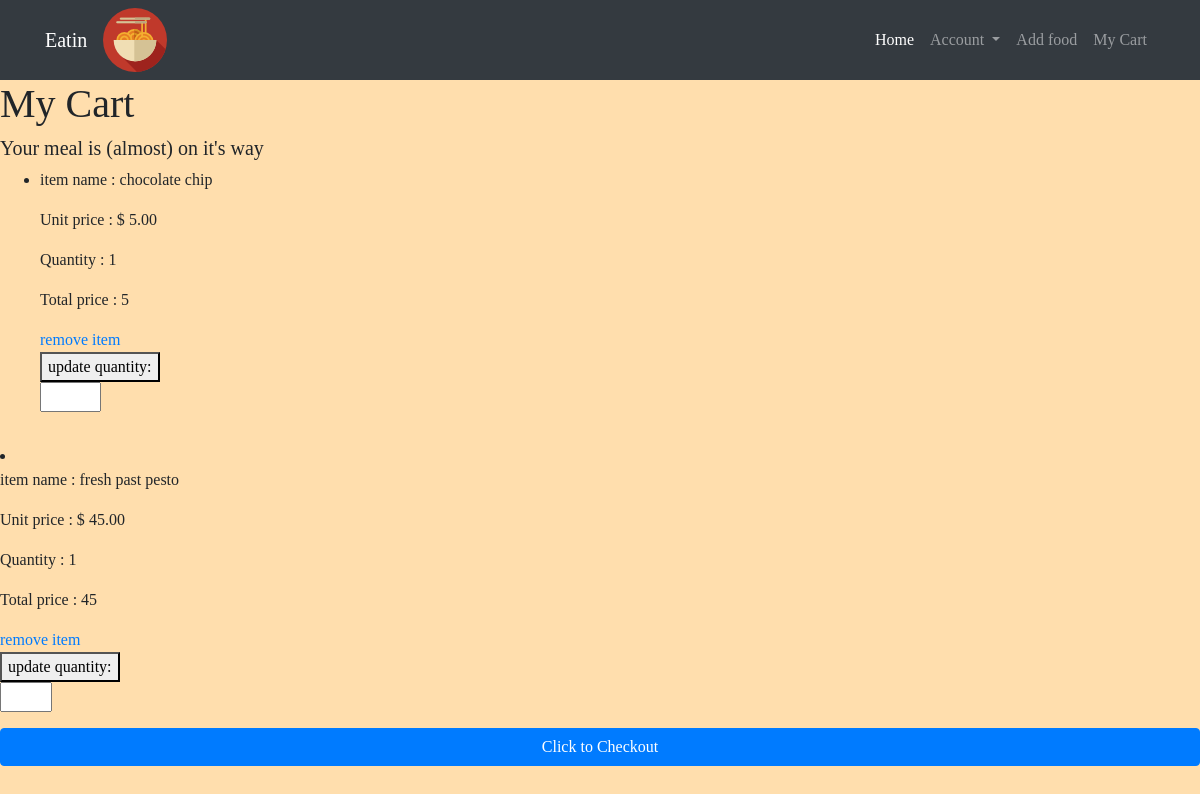
Page /cart/ (signed in) on the earlier database version.
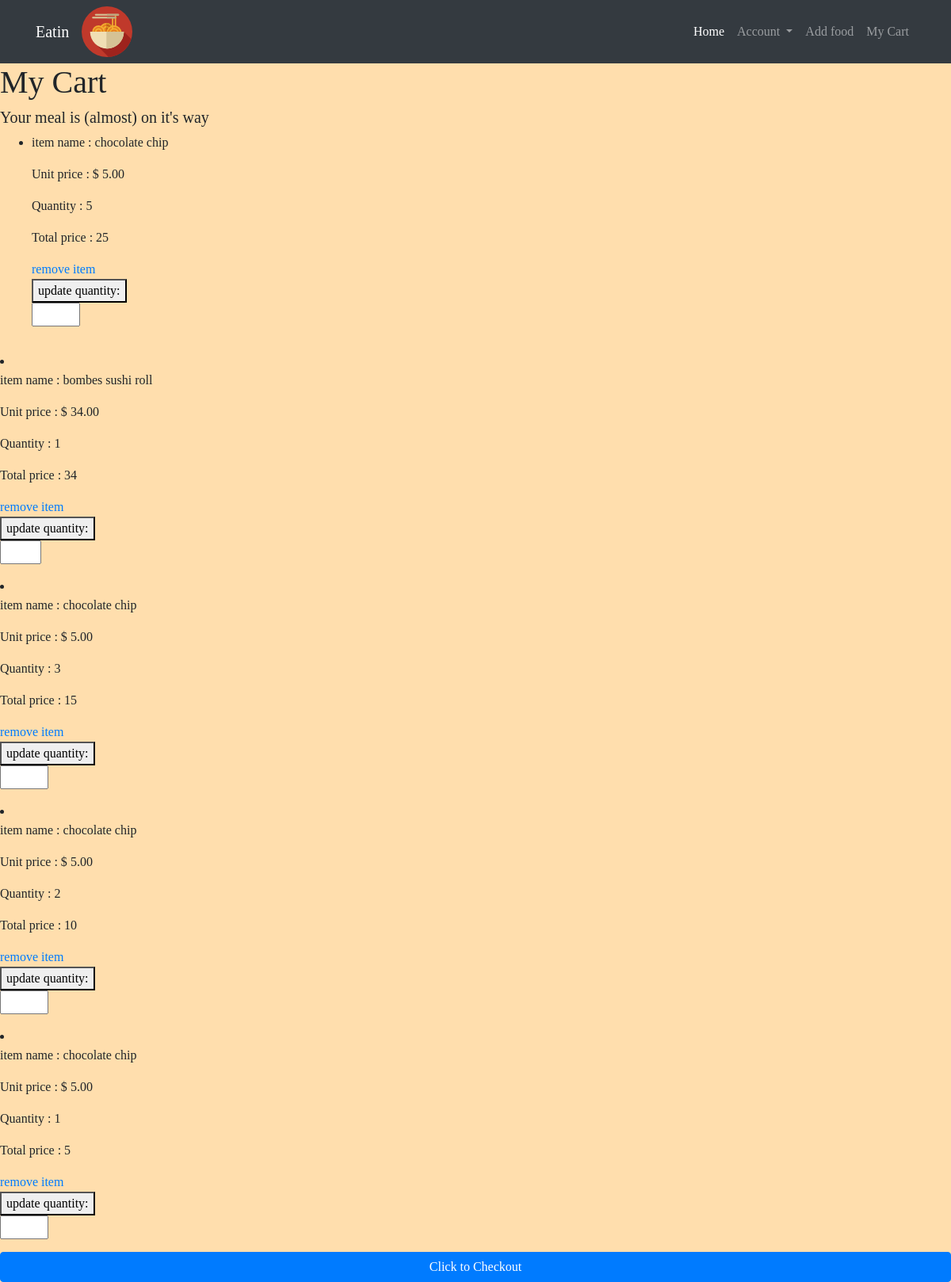
Same page on the later database version.
### myCart/models.py (models this page shows)
class Cart(models.Model):
    order = models.ForeignKey(Order,on_delete = models.SET_NULL,null=True,default=None)
    user = models.ForeignKey(User,
    on_delete = models.CASCADE
    )
    food = models.ForeignKey(Food,
    on_delete = models.CASCADE
    )
    added_time = models.DateTimeField(auto_now_add=True)
    quantity = models.IntegerField(blank=False,null=False)

### cook/models.py (models this page shows)
class Food(models.Model):
    user = models.ForeignKey(User,
    on_delete = models.CASCADE
    )
    title = models.CharField(max_length=20,null=True)
    description = models.CharField(max_length=100)
    price = models.DecimalField(max_digits=4, decimal_places=2,blank=False,null=False)
    created_at = models.DateTimeField(auto_now_add=True)
    updated_at = models.DateTimeField(auto_now=True)
    quantity = models.IntegerField(blank=False,null=False)
    image = models.ImageField(upload_to = 'images/',default=None,blank=True)
    category = models.CharField(
        max_length=10,
        default='OTHER',
        null=False,
        choices=  [
            ('ITALIAN', 'Italian'),
            ('DESERT', 'Desert'),
            ('BEVERAGES', 'Beverages'),
            ('THAI', 'Thai'),
            ('SUSHI', 'Sushi'),
            ('INADIAN', 'Indian'),
            ('MEDITERRANEAN','Mediterranean'),
            ('CHINESE','Chinese'),
            ('AMERICAN','American'),
            ('VIETNAMESE','Vietnamese'),
            ('GLUTEN-FREE','Gluten-Free'),
            ('VEGAN','Vegan'),
            ('SALAD','Salad'),
            ('ASIAN','Asian'),
            ('SOUP','Soup'),
            ('GREEK','Greek'),
            ('JAPANESE','Japanese'),
            ('HOME-COOKING','Home-Cooking'),
            ('OTHER','Other')
            ]
    )

### myCart/views.py (the view)
# urls.py: path('', views.display_cart, name='display_cart'),
@login_required(login_url='/accoutns/login/')
def display_cart(request):
    if request.method == 'GET':
        user_id = request.user.id
        carts = Cart.objects.filter(user_id=user_id)
        count_items = carts.count()
        if count_items == 0:
            messages.info(request, "Your bag is empty")
    return render(request, 'mycart/index.html',{'carts':carts})

### myCart/templates/myCart/index.html (shortened to what this page needs)
{% extends 'base.html' %}
{% block content %}
<h1>My Cart<h1>
    <h5>Your meal is (almost) on it's way </h5>
    <div class="list-group">
      <ul>{% for cart in carts%}
        <li>
          <div class="delivery">
            <p><span>item name : </span> <span>{{cart.food.title}}</span></p>
            <p><span>Unit price : $</span> <span>{{cart.food.price}}</span></p>
            <p><span>Quantity : </span> <span>{{ cart.quantity }}</span></p>
            <p><span>Total price : </span> <span>{% widthratio cart.quantity 1 cart.food.price %} </span></p>
            <a href="{% url 'remove_from_cart' id=cart.id %}">remove item</a>
          <button >update quantity:</button>
          <p><span><input type="number" class="quantity_changer" name="quantity" id="item_qnt_{{cart.id}}" min="1" max="{{cart.food.quantity}}"></span></p>
        </li>
      </ul>
      {% endfor %}
        <a class="btn btn-primary" href="{% url 'display_checkout' %}" role="button">Click to Checkout</a>
      {% endblock %}

### templates/base.html (shortened to what this page needs)
{% load staticfiles %}
<!DOCTYPE html>
<html lang="en" dir="ltr">
<head>
  {% load static %}
  <link rel="stylesheet" href="https://maxcdn.bootstrapcdn.com/bootstrap/4.0.0-beta.3/css/bootstrap.min.css">
  <link rel="stylesheet" type="text/css" href="{% static 'eatin/style.css' %}">
</head>
<body>
  <font face = "Verdana"  </font>
  <nav class="navbar navbar-expand-lg navbar-dark bg-dark static-top">
    <div class="container">
      <a class="navbar-brand" href="#" >Eatin</a>
        <img src="/media/icons/spaguetti.png" alt="">
      <div class="collapse navbar-collapse" id="navbarNavDropdown">
        <ul class="navbar-nav ml-auto">
          <li class="nav-item active">
            <a class="nav-link" href="/feed/">Home
            </a>
          </li>
          <li class="nav-item dropdown">
            <a class="nav-link dropdown-toggle" href="#" id="navbarDropdownMenuLink" role="button" data-toggle="dropdown" aria-haspopup="true" aria-expanded="false">
              Account
            </a>
          </li>
          <li class="nav-item">
            <a class="nav-link" href="/cook/">Add food</a>
          </li>
          <li class="nav-item">
            <a class="nav-link" href="/cart/">My Cart</a>
          </li>
        </ul>
      </div>
    </div>
  </nav <ul>
  <div class="wrapper">
    {% block content %}
    {% endblock %}
  </div>
</body>
</html>

### static/eatin/style.css (style rules this page uses)
body { background-color: NavajoWhite; }

Differences in the rows shown:
removed Cart: food "fresh past pesto", food.price "45.00", quantity "1", quantity+food "45"
added Cart: food "chocolate chip", food.price "5.00", quantity "5", quantity+food "25"
added Cart: food "bombes sushi roll", food.price "34.00", quantity "1", quantity+food "34"
added Cart: food "chocolate chip", food.price "5.00", quantity "3", quantity+food "15"
added Cart: food "chocolate chip", food.price "5.00", quantity "2", quantity+food "10"
